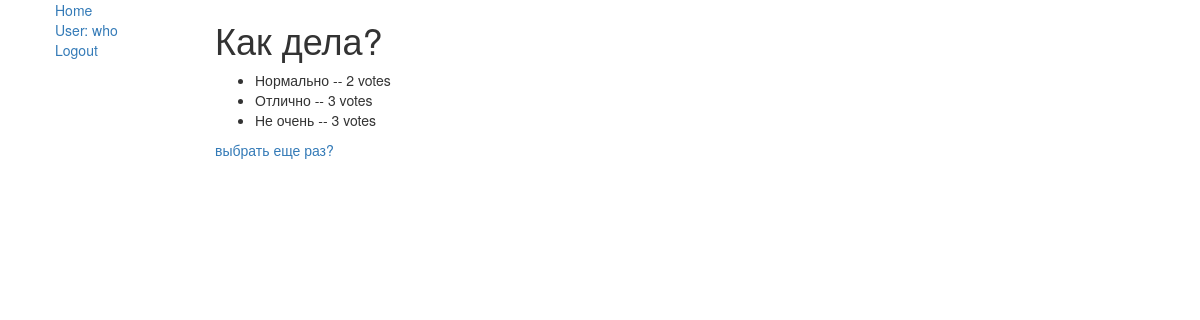
The page /polls/1/results/ (signed in) on the database its author committed.
### polls/models.py (models this page shows, shortened)
class AdvUser(AbstractUser):
    avatar = models.ImageField(upload_to='polls/media/avatars', blank=False)

class Question(models.Model):
    question_text = models.CharField(max_length=200)
    pub_date = models.DateTimeField('date published')
    question_votes = models.IntegerField(default=0)

class Choice(models.Model):
    question = models.ForeignKey(Question, on_delete=models.CASCADE)
    choice_text = models.CharField(max_length=200)
    votes = models.IntegerField(default=0)
    percent_votes = models.IntegerField(default=0)

### polls/views.py (the view)
# urls.py: path('<int:pk>/results/', views.ResultsView.as_view(), name='results'),
class ResultsView(generic.DetailView):
    model = Question
    template_name = 'polls/results.html'

### polls/templates/polls/results.html
{% extends "polls/base_generic.html" %}
{% block content %}
<h1>{{ question.question_text }}</h1>
<ul>
    {% for choice in question.choice_set.all %}
    <li>{{ choice.choice_text }} -- {{ choice.votes }} vote{{choice.votes|pluralize}}</li>
    {% endfor %}
</ul>
<a href="{% url 'polls:detail'  question.id %}">выбрать еще раз? </a>
{% endblock %}

### polls/templates/polls/base_generic.html (shortened to what this page needs)
<!DOCTYPE html>
<html lang="en">
<head>
    <link rel="stylesheet" href="https://maxcdn.bootstrapcdn.com/bootstrap/3.3.7/css/bootstrap.min.css">
</head>
<body>
<div class="container-fluid">
    <div class="row">
        <div class="col-sm-2">
            {% block sidebar %}
            <ul class="sidebar-nav">
                <li style="list-style-type: none;"><a href="{% url 'polls:index' %}">Home</a></li>
                {% if user.is_authenticated %}
                <li style="list-style-type: none;"><a href="{% url 'polls:profile' request.user.id %}">User: {{ user.get_username }}</a></li>
                <li style="list-style-type: none;"><a href="{% url 'logout'%}?next={{request.path}}">Logout</a></li>
                {% else %}
                <li style="list-style-type: none;"><a href="{% url 'login'%}?next={{request.path}}">Login</a></li>
                <li style="list-style-type: none;"><a href="{% url 'polls:signup'%}?next={{request.path}}">Sign Up</a>
                </li>
                {% endif %}
            </ul>
            {% endblock %}
        </div>
        <div class="col-sm-10 ">
            {% block content %}{% endblock %}
        </div>
    </div>
</div>
</body>
</html>

### rows shown on the page
AdvUser: get_username "who"
Question: question_text "Как дела?"
Choice: choice_text "Нормально", votes "2"
Choice: choice_text "Отлично", votes "3"
Choice: choice_text "Не очень", votes "3"
